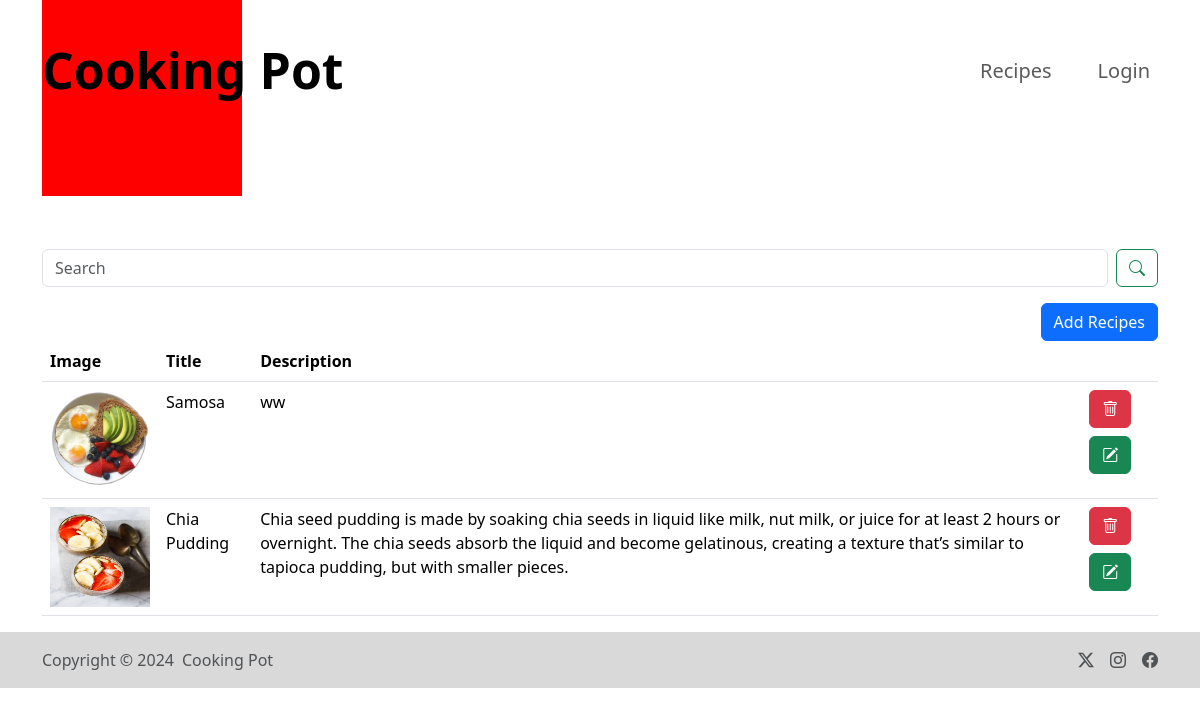
/recipe/, run on an earlier commit of the app's database.
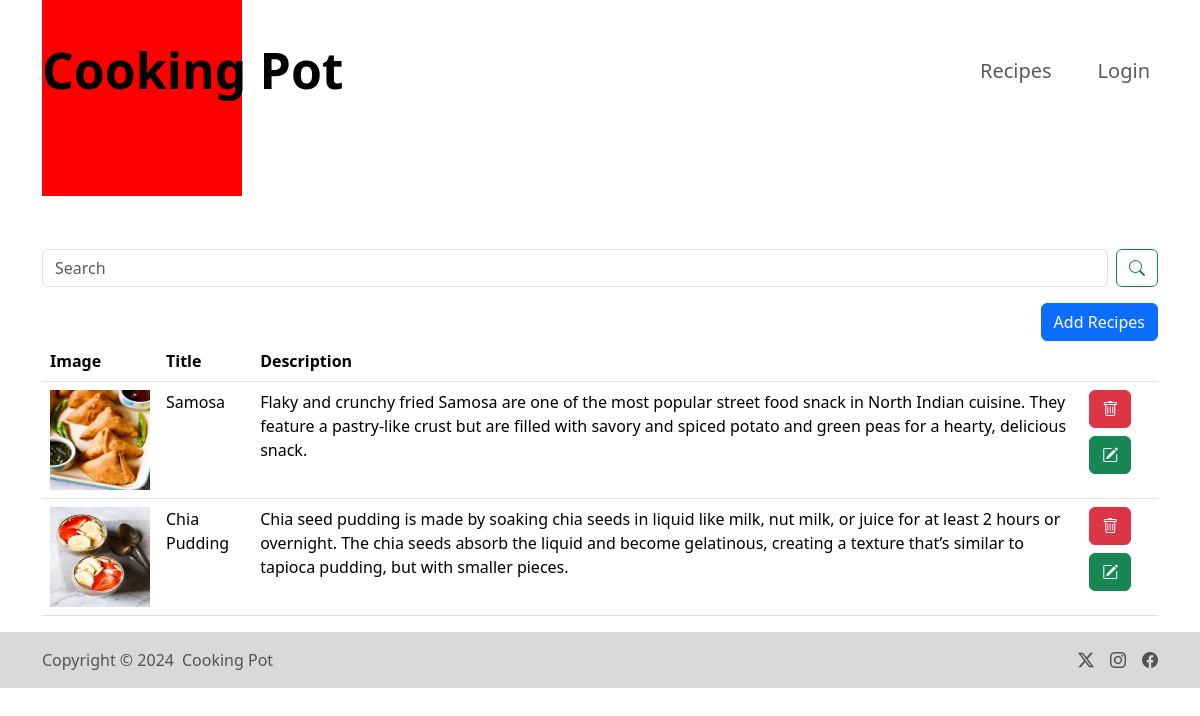
And on a later commit of the database.
### All/models.py (models this page shows)
class Recipe(models.Model):
    recipe_name = models.CharField(max_length=100)
    recipe_description = models.TextField()
    recipe_image = models.ImageField(upload_to="images")

### All/views.py (the view, shortened to what this page needs)
# urls.py: path('recipe/', recipe, name = "recipe"),
def recipe(request):
    queryset = Recipe.objects.all()
    context = {'recipes' : queryset}
    return render(request, 'recipe.html', context)

### All/Templates/recipe.html (shortened to what this page needs)
{% extends "base.html" %}
{% load static %}
{% block start%}
<div class="container mt-10 ">
    <form class="d-flex">
        <input class="form-control me-2" type="search" placeholder="Search" aria-label="Search">
        <button class="btn btn-outline-success" type="submit"><i class="bi bi-search"></i></button>
    </form>
    <div class="d-flex flex-row-reverse">
      <button type="button" class="btn btn-add btn-primary mt-3" data-bs-toggle="modal" data-bs-target="#exampleModal">Add Recipes</button>
  </div>
    <table class="table">
      <thead>
        <tr>
          <th scope="col">Image</th>
          <th scope="col">Title</th>
          <th scope="col">Description</th>
          <th scope="col"></th>
        </tr>
      </thead>
      <tbody>
        {% for recipe in recipes %}
        <tr>
          <td><img src="/media/{{recipe.recipe_image}}" style="height: 100px; width: 100px;"> </td>
          <td>{{recipe.recipe_name}}</td>
          <td>{{recipe.recipe_description}}</td>
          <td>
            <a href="/delete_recipe/{{recipe.id}}/" class="btn btn-danger"> <i class="bi bi-trash"></i> </a>
            <a href="/update_recipe/{{recipe.id}}/" class="btn btn-success mt-2"><i class="bi bi-pencil-square"></i> </a>
          </td>
        </tr>
       {% endfor %}
      </tbody>
    </table>
</div>
{% endblock %}

### All/Templates/base.html (shortened to what this page needs)
<!DOCTYPE html>
<html lang="en">
<head>
    <link rel="stylesheet" href="https://cdn.jsdelivr.net/npm/bootstrap-icons@1.11.3/font/bootstrap-icons.min.css">
    <link href= "https://getbootstrap.com/docs/5.3/assets/css/docs.css" rel="stylesheet"/>
    <link href="https://cdn.jsdelivr.net/npm/bootstrap@5.3.3/dist/css/bootstrap.min.css" rel="stylesheet">
</head>
<body>
  <nav class="navbar navbar-expand-lg ">
  <div class="container">
    <a class="navbar-brand mx-auto" href=" /">Cooking Pot</a>
    <div class="red-box"></div>
    <div class="collapse navbar-collapse justify-content-end" id="navbarSupportedContent">
      <ul class="navbar-nav">
        <li class="nav-item">
          <a class="nav-link" href="/recipe/">Recipes</a>
        </li>
      </ul>
      <ul class="navbar-nav">
        <li class="nav-item">
          <a class="nav-btn nav-link" href="#">Login</a>
        </li>
      </ul>
    </div>
  </div>
  </nav>
  {% block start %}
  {% endblock %}
<div class="footer footer-start">
  <div class="container my-">
    <footer class="d-flex flex-wrap justify-content-between align-items-center py-3">
      <div class="col-md-4 d-flex align-items-center">
        <span class="text-muted">Copyright &copy; 2024 </span>
        <a href="#" class="mb-3 ms-2 mb-md-0 text-muted text-decoration-none lh-1"> Cooking Pot</a>
      </div>
      <ul class="nav col-md-4 justify-content-end list-unstyled d-flex">
        <li class="ms-3"><a class="text-muted" href="#"><i class="bi bi-twitter-x"></i></a></li>
        <li class="ms-3"><a class="text-muted" href="#"><i class="bi bi-instagram"> </i></a></li>
        <li class="ms-3"><a class="text-muted" href="#"><i class="bi bi-facebook"></i></a></li>
      </ul>
    </footer>
  </div>
</div>
</body>
</html>

### All/Templates/base.html (style rules this page uses)
html { scroll-behavior: smooth; }
.navbar-nav { margin-left: 30px; }
.red-box { background-color: red; width: 200px; height: 250px; position: absolute; }
.navbar { margin-top: 20px; }
.navbar-brand { z-index: 1; font-size: 50px; font-weight: bold; }
.mt-10 { margin-top: 8rem; }
.nav-link { font-size: 20px; }
.btn-add { display: flex; align-items: flex-end; }
.footer-start { background-color: #D9D9D9; }
.footer { width : 100%; bottom: 0; }

What changed in the data, as far as the page shows it:
changed Recipe "Samosa": recipe_image: a different picture; recipe_description "ww" → "Flaky and crunchy fried Samosa are one of the most popular street food snack in North Indian cuisine. They feature a pastry-like crust but are filled with savory and spiced potato and green peas for a hearty, delicious snack."
